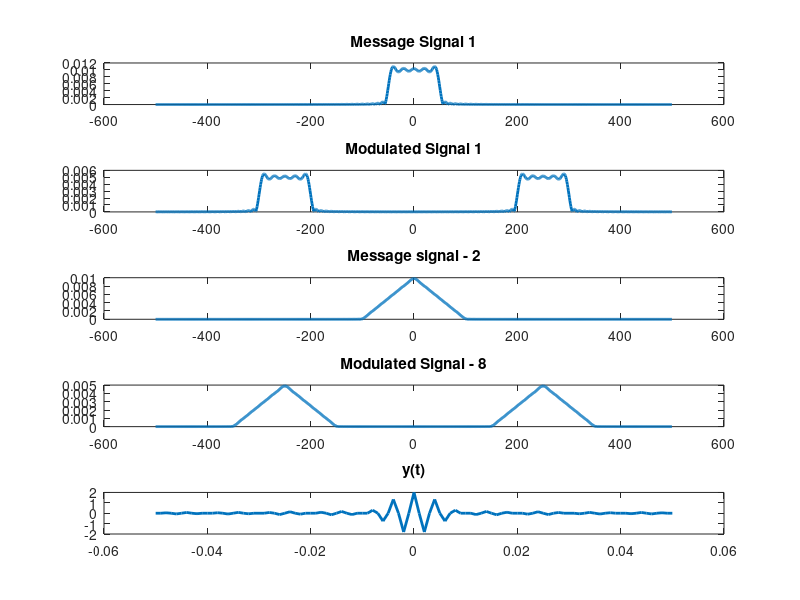

MATLAB code to generate this figure:
clear all;
close all;
clc;
%Generation of message and carrier signal
to = 0.1;
ts = 0.001;
fc1 = 250;
fs = 1/ts;
t = -to/2:ts:to/2;
m1 = sinc(100*t);
c1 = cos(2*pi*fc1*t);
to = 0.1;
ts = 0.001;
fc2 = 750;
fs = 1/ts;
t = -to/2:ts:to/2;
m2 = (sinc(100*t)).^2;
c2 = cos(2*pi*fc2*t);
% Modulation
u1 = m1.*c1;
N1 = 1024;
M1 = fft(m1, N1);
M1 = M1/fs;
U1 = fft(u1, N1);
U1 = U1/fs;
% Visualizing modulated spectrum
fn1 = [0:1/N1:1-1/N1]*fs-fs/2;
subplot(511), plot(fn1, abs(fftshift(M1)), 'Linewidth', 2);
title('Message Signal 1');
subplot(512), plot(fn1, abs(fftshift(U1)), 'Linewidth', 2);
title('Modulated Signal 1');
u2 = m2.*c2;
N2 = 1024;
M2 = fft(m2, N2);
M2 = M2/fs;
U2 = fft(u2, N2);
U2 = U2/fs;
% Visualizing modulated spectrum
fn2 = [0:1/N2:1-1/N2]*fs-fs/2;
subplot(513), plot(fn2, abs(fftshift(M2)), 'Linewidth', 2);
title('Message signal - 2');
subplot(514), plot(fn2, abs(fftshift(U2)), 'Linewidth', 2);
title('Modulated Signal - 8');
y = u1+u2;
subplot(515), plot(t,y, 'Linewidth', 2);
title('y(t)');
